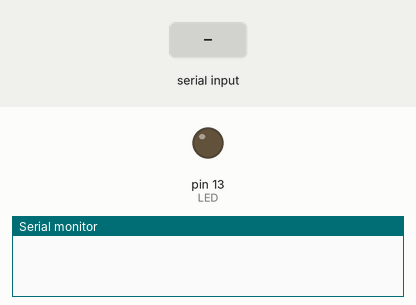
Recording of a sketch running on a simulated Arduino Uno, built with avr-gcc and run on an emulated ATmega328P. Parts: output pins drawn as LEDs (lit = HIGH), the last lines printed to the serial monitor. Inputs (shaded band) come from the test bench.

Above: at 1.2 s.
1.3 s: "1" received over the second serial link
At 2.4 s:
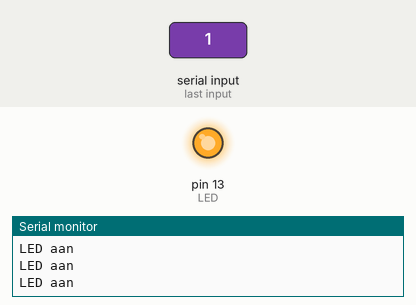
2.8 s: "0" received over the second serial link
At 3.6 s:
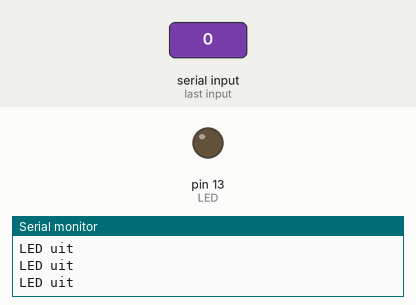
Timing chart, 0 to 5.8 s (numbered marks = the images above; inputs shaded):
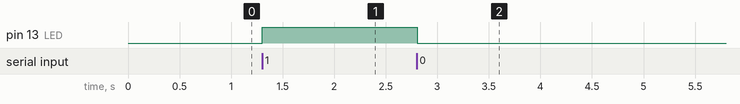

Measured:
- after the input at 1.3 s, pin 13 (LED): LOW → HIGH at once
- after the input at 2.8 s, pin 13 (LED): HIGH → LOW at once

The sketch:

sketch_aug19a.ino
```cpp
#include <SoftwareSerial.h>

SoftwareSerial BT(2, 3); // RX = D2, TX = D3

int LED = 13;
char state;

void setup() {
  pinMode(LED, OUTPUT);
  Serial.begin(9600);   // USB-monitor
  BT.begin(9600);       // Bluetooth (HC-05 baudrate)
}

void loop() {
  if (BT.available()) {
    state = BT.read();
    Serial.print("Ontvangen via BT: ");
    Serial.println(state);
  }

  if (state == '1') {
    digitalWrite(LED, HIGH);
    Serial.println("LED aan");
  }
  else if (state == '0') {
    digitalWrite(LED, LOW);
    Serial.println("LED uit");
  }

  delay(50);
}
```
